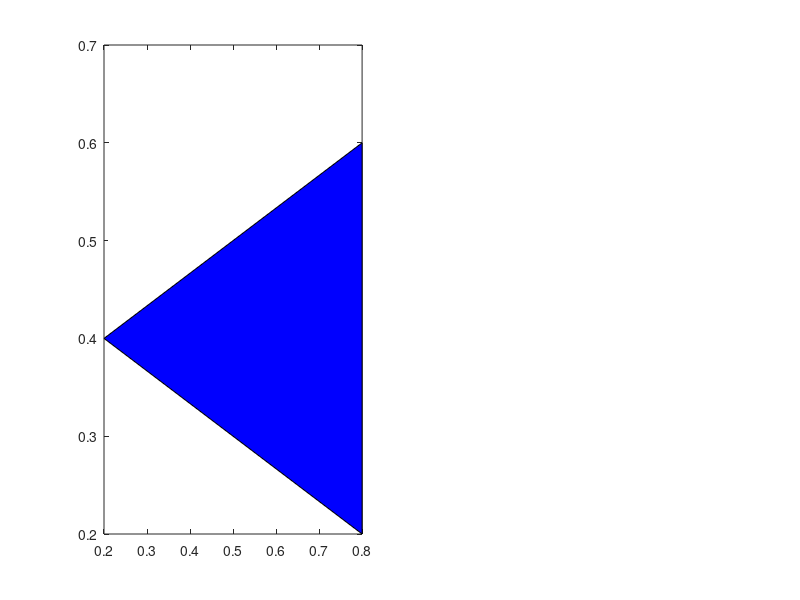

The MATLAB source for this figure: (Note: this script raises an error after producing the figure.)
%%
x=[0.2 0.8 0.8 0.2];
y=[0.4 0.2 0.6 0.4];
subplot(1,2,1)
axis([0 1 0 1])
plot(x,y,'-o')
fill(x,y,'b')
Uppgift31(x,y)

%%
x=[0.1 0.1 0.8 0.8 0.1];
y=[0.1 0.6 0.6 0.1 0.1];
subplot(1,2,2)  
plot(x,y,'-o')
fill(x,y,'r')
axis([0 1 0 1])

Uppgift31(x,y)